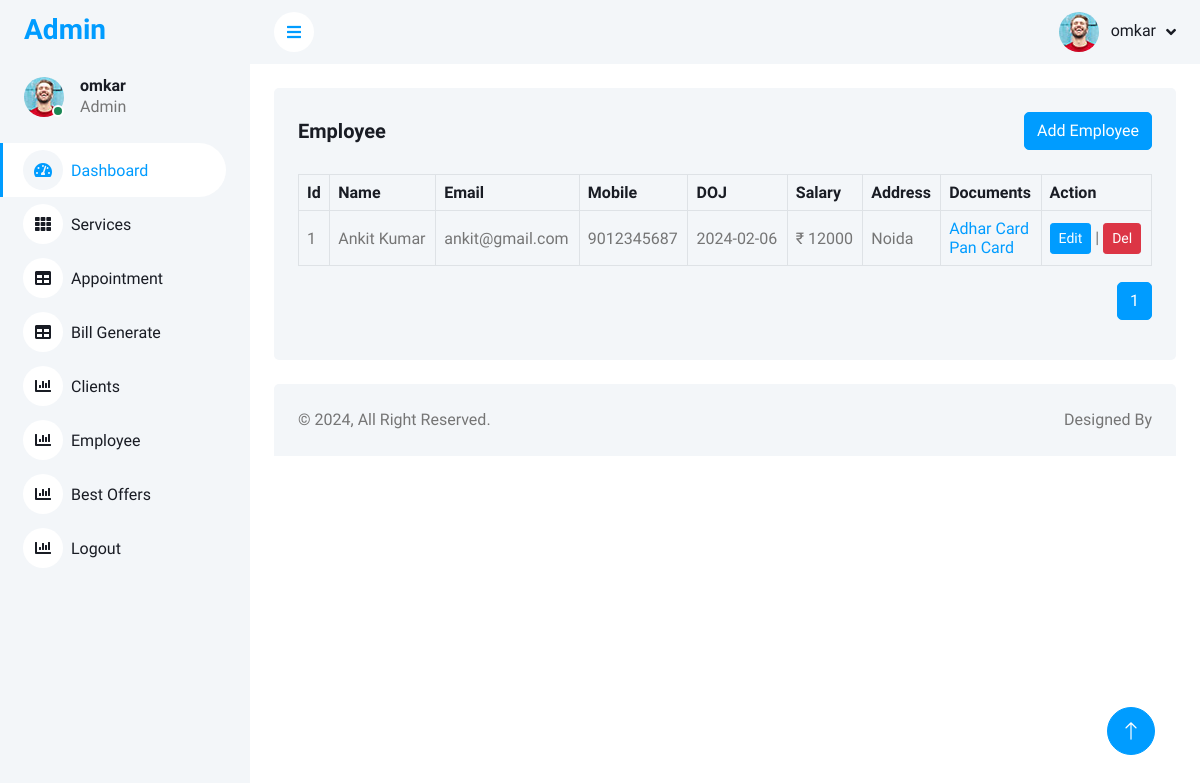
Screenshot of /admin/employee.php (signed in) with the database file from the repository.
### tables this page shows
CREATE TABLE `sal_employee` (
  `id` int(10) NOT NULL,
  `name` varchar(255) NOT NULL,
  `email` varchar(255) NOT NULL,
  `password` varchar(255) NOT NULL,
  `mobile` varchar(255) NOT NULL,
  `doj` varchar(255) NOT NULL,
  `salary` varchar(255) NOT NULL,
  `address` varchar(500) NOT NULL,
  `addhar` varchar(255) NOT NULL,
  `pan` varchar(255) NOT NULL,
  `branch` varchar(255) NOT NULL,
  `status` enum('0','1') NOT NULL
);

### admin/employee.php (the view, shortened to what this page needs)
<?php
include("db.php");
$recordsPerPage = 5;
if (isset($_GET['page']) && is_numeric($_GET['page'])) {
  $currentPage = $_GET['page'];
} else {
  $currentPage = 1;
}
$offset = ($currentPage - 1) * $recordsPerPage;
?>
<?php include("header.php");?>
<body>
    <div class="container-xxl position-relative bg-white d-flex p-0">
            <?php include("siderbar.php");?>
        <div class="content">
                <?php include("nav.php");?>
            <div class="container-fluid pt-4 px-4">
                <div class="bg-light text-center rounded p-4">
                    <div class="d-flex align-items-center justify-content-between mb-4">
                        <h5 class="mb-0">Employee</h5>
                        <a href="add-employee.php" class="btn btn-primary">Add Employee</a>
                    </div>
                    <div class="table-responsive">
                        <table class="table text-start align-middle table-bordered table-hover mb-0">
                            <thead>
                                <tr class="text-dark">
                                    <th scope="col">Id</th>
                                    <th scope="col">Name</th>
                                    <th scope="col">Email</th>
                                    <th scope="col">Mobile</th>
                                    <th scope="col">DOJ</th>
                                    <th scope="col">Salary</th>
                                    <th scope="col">Address</th>
                                    <th scope="col">Documents</th>
                                    <th scope="col">Action</th>
                                </tr>
                            </thead>
                            <tbody>
                            <?php
                                $id = 1;
                                $res = $conn->query("SELECT * FROM `sal_employee` WHERE `branch` = '" . $_SESSION['username'] . "' && `status` = '0' LIMIT $offset, $recordsPerPage");
                                while($row = $res->fetch_assoc()) {
                                    $ename = $row['name'];
                                    $email = $row['email'];
                                    $mobile = $row['mobile'];
                                    $doj = $row['doj'];
                                    $salary = $row['salary'];
                                    $address = $row['address'];
                                    $addhar = $row['addhar'];
                                    $pan = $row['pan'];
                                    $ids = $row['id'];
                                ?>
                                <tr>
                                    <td><?=$id?></td>
                                    <td><?=$ename?></td>
                                    <td><?=$email?></td>
                                    <td><?=$mobile?></td>
                                    <td><?=$doj?></td>
                                    <td>₹ <?=$salary?></td>
                                    <td><?=$address?></td>
                                    <td><a href="uploads/<?= $addhar ?>" target="_blank">Adhar Card</a> <br>
                                        <a href="uploads/<?= $pan ?>" target="_blank">Pan Card</a></td>
                                    <td>
                                        <a href="edit-employee.php?empid=<?=$ids?>" class="btn btn-primary btn-sm">Edit</a> | <a href="?empid=<?=$ids?>" class="btn btn-danger btn-sm">Del</a>
                                    </td>
                                </tr>
                                <?php
                                    $id++;
                                }
                                ?>
                            </tbody>
                        </table>
                        <ul class="pagination mt-3" style="float:right;">
                            <?php
                            $totalPages = ceil($conn->query("SELECT COUNT(*) FROM `sal_employee`")->fetch_row()[0] / $recordsPerPage);
                            for ($i = 1; $i <= $totalPages; $i++) {
                                echo "<li class='page-item " . ($i == $currentPage ? 'active' : '') . "'><a class='page-link' href='?page=$i'>$i</a></li>";
                            }
                            ?>
                        </ul>
                    </div>
                </div>
            </div>
                <?php include("footer.php");?>
        </div>
    </div>
</body>

### admin/siderbar.php
<?php
$res = $conn->query("SELECT * FROM `admin` WHERE `email` = '" . $_SESSION['username'] . "'");
while ($row = $res->fetch_assoc()) {
    $name = $row["name"];
}
?>
    <div class="sidebar pe-4 pb-3">
        <nav class="navbar bg-light navbar-light">
            <a href="index.php" class="navbar-brand mx-4 mb-3">
                <h3 class="text-primary"></i>Admin</h3>
            </a>
            <div class="d-flex align-items-center ms-4 mb-4">
                <div class="position-relative">
                    <img class="rounded-circle" src="img/user.jpg" alt="" style="width: 40px; height: 40px;">
                    <div class="bg-success rounded-circle border border-2 border-white position-absolute end-0 bottom-0 p-1"></div>
                </div>
                <div class="ms-3">
                    <h6 class="mb-0"><?=$name?></h6>
                    <span>Admin</span>
                </div>
            </div>
            <div class="navbar-nav w-100">
                <a href="index.php" class="nav-item nav-link active"><i class="fa fa-tachometer-alt me-2"></i>Dashboard</a>
                <a href="services.php" class="nav-item nav-link"><i class="fa fa-th me-2"></i>Services</a>
                <a href="appointment.php" class="nav-item nav-link"><i class="fa fa-table me-2"></i>Appointment</a>
                <a href="bill-generate.php" class="nav-item nav-link"><i class="fa fa-table me-2"></i>Bill Generate</a>
                <a href="clients.php" class="nav-item nav-link"><i class="fa fa-chart-bar me-2"></i>Clients</a>
                <a href="employee.php" class="nav-item nav-link"><i class="fa fa-chart-bar me-2"></i>Employee</a>
                <a href="best-offers.php" class="nav-item nav-link"><i class="fa fa-chart-bar me-2"></i>Best Offers</a>
                <a href="logout.php" class="nav-item nav-link"><i class="fa fa-chart-bar me-2"></i>Logout</a>
            </div>
        </nav>
    </div>

### admin/nav.php (shortened to what this page needs)
<?php
$res = $conn->query("SELECT * FROM `admin` WHERE `email` = '" . $_SESSION['username'] . "'");
while ($row = $res->fetch_assoc()) {
    $name = $row["name"];
}
?>
<nav class="navbar navbar-expand bg-light navbar-light sticky-top px-4 py-0">
    <a href="#" class="sidebar-toggler flex-shrink-0">
        <i class="fa fa-bars"></i>
    </a>
    <div class="navbar-nav align-items-center ms-auto">
        <div class="nav-item dropdown">
            <a href="#" class="nav-link dropdown-toggle" data-bs-toggle="dropdown">
                <img class="rounded-circle me-lg-2" src="img/user.jpg" alt="" style="width: 40px; height: 40px;">
                <span class="d-none d-lg-inline-flex"><?=$name?></span>
            </a>
        </div>
    </div>
</nav>

### admin/css/style.css (style rules this page uses)
.btn { transition: .5s; }
.btn.btn-primary { color: #FFFFFF; }
.sidebar { position: fixed; top: 0; left: 0; bottom: 0; width: 250px; height: 100vh; overflow-y: auto; background: var(--light); transition: 0.5s; z-index: 999; }
.content { margin-left: 250px; min-height: 100vh; background: #FFFFFF; transition: 0.5s; }
@media (min-width: 992px) { .sidebar { margin-left: 0; } }
@media (min-width: 992px) { .content { width: calc(100% - 250px); } }
.sidebar .navbar .navbar-nav .nav-link { padding: 7px 20px; color: var(--dark); font-weight: 500; border-left: 3px solid var(--light); border-radius: 0 30px 30px 0; outline: none; }
.sidebar .navbar .navbar-nav .nav-link:hover, .sidebar .navbar .navbar-nav .nav-link.active { color: var(--primary); background: #FFFFFF; border-color: var(--primary); }
.sidebar .navbar .navbar-nav .nav-link i { width: 40px; height: 40px; display: inline-flex; align-items: center; justify-content: center; background: #FFFFFF; border-radius: 40px; }
.sidebar .navbar .navbar-nav .nav-link:hover i, .sidebar .navbar .navbar-nav .nav-link.active i { background: var(--light); }
.content .navbar .navbar-nav .nav-link { margin-left: 25px; padding: 12px 0; color: var(--dark); outline: none; }
.content .navbar .sidebar-toggler, .content .navbar .navbar-nav .nav-link i { width: 40px; height: 40px; display: inline-flex; align-items: center; justify-content: center; background: #FFFFFF; border-radius: 40px; }
.content .navbar .dropdown-toggle::after { margin-left: 6px; vertical-align: middle; border: none; content: "\f107"; font-family: "Font Awesome 5 Free"; font-weight: 900; transition: .5s; }

### rows the page displays
sal_employee: name "Ankit Kumar", email "ankit@gmail.com", mobile "9012345687", doj "2024-02-06", salary "12000", address "Noida"

### other values shown
$name "omkar"
